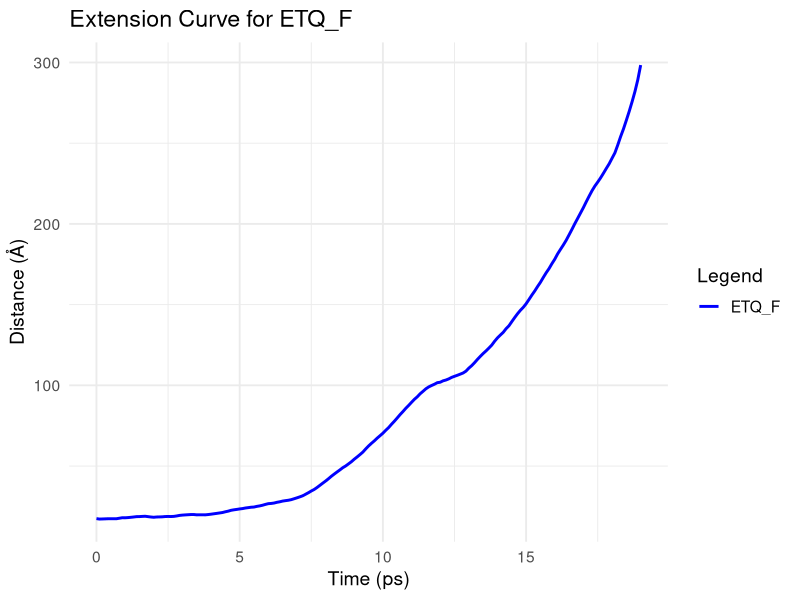
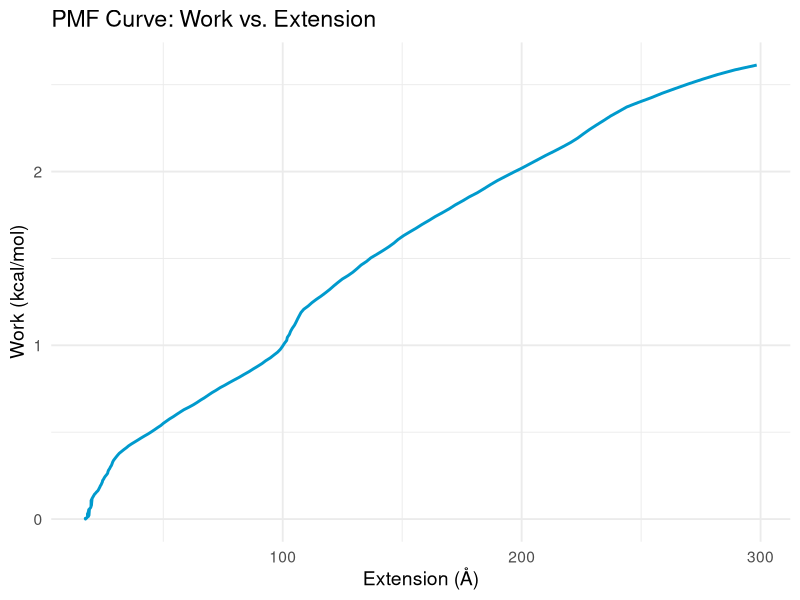

The R source for these figures, in order:
install.packages("ggplot2")

library(ggplot2)
library(readr)
library(dplyr)
library(tidyr)

# read the CSV process (asegúrate que se llama "da_smd_tcl_3_processed.csv" y está en el directorio de trabajo)
data <- read.csv("da_smd_tcl_3_processed.csv")
data <- data[,1:3]


# Plot the ETQ_F curve (blue)
ggplot(data, aes(x = t, y = z, color = "ETQ_F")) +
  geom_line(size = 1) +
  labs(
    x = "Time (ps)",
    y = "Distance (Å)",
    title = "Extension Curve for ETQ_F",
    color = "Legend"
  ) +
  scale_color_manual(values = c("ETQ_F" = "blue")) +
  theme_minimal(base_size = 14)

# Define pulling parameters (adjust these as per your simulation)
v <- 0.002   # pulling velocity in Å/timestep (from your Tcl code)
dt <- 0.1    # timestep in ps (for example; adjust if needed)

# Calculate the work (PMF) using cumulative sum: work = sum(f * v * dt)
df <- data %>% mutate(f = abs(f))
df <- df %>% mutate(z = abs(z))

df <- df %>% mutate(work = cumsum(f * v * dt))


# Plot the PMF: Work versus Extension
pmf_plot <- ggplot(df, aes(x = z, y = work)) +
  geom_line(color = "deepskyblue3", size = 1) +
  labs(title = "PMF Curve: Work vs. Extension",
       x = "Extension (Å)",
       y = "Work (kcal/mol)") +
  theme_minimal(base_size = 14)

# Display the plot
print(pmf_plot)
